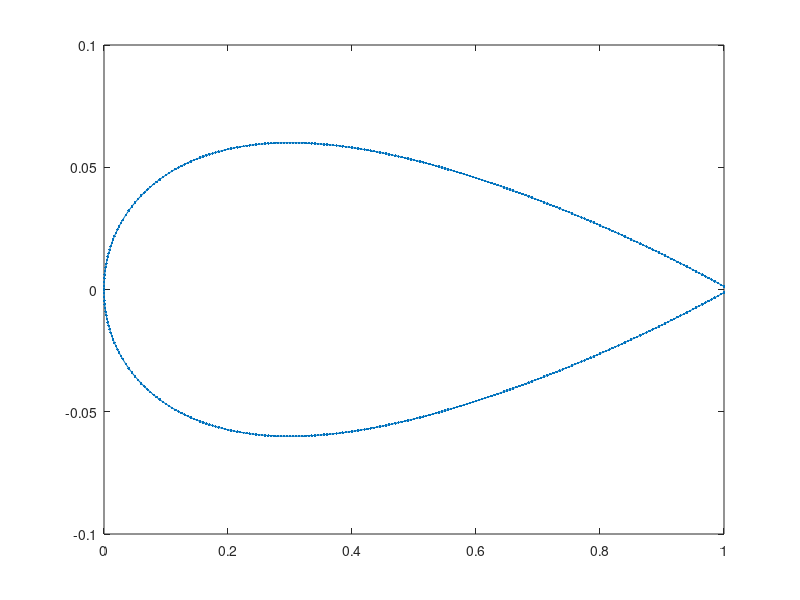

Recreate this plot in MATLAB.
mt = 0.12;
xleading = 0.03;
xdelta = 0.005;
x = [[0:0.05:1].^2*xleading (xleading+xdelta):xdelta:1]';
len = length(x);
xs = zeros(len, 5);
xs(:, 1) = x;
for i=1:1:5
    xs(:, i+1) = xs(:, i).*x;
end
y = 5.*mt*(0.2969*sqrt(x) -0.1260*xs(:,1) - 0.3516*xs(:,2) + 0.2843*xs(:,3) - 0.1015*xs(:,4));
index = [len:-1:1 2:1:len];
points = [x(index) [y(len:-1:1);-y(2:1:len)] index'*0];
figure;
plot(points(:,1), points(:,2), '.-')
save('naca0012.dat', 'points', '-ascii', '-double')